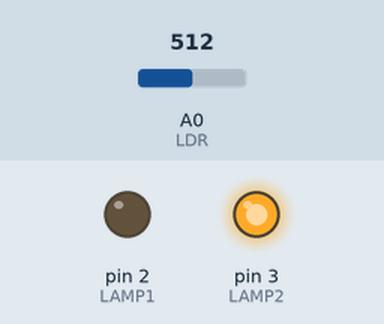
Simulated run of this sketch. Board: Arduino Uno, built with avr-gcc and run on an emulated ATmega328P. Parts: output pins drawn as LEDs (lit = HIGH). The test bench sets the inputs (shaded band); at power-on: A0 (LDR) = 512.

Above: at 1.2 s.
1.3 s: A0 (LDR) set to 635
2.8 s: A0 (LDR) set to 662
At 3.3 s:
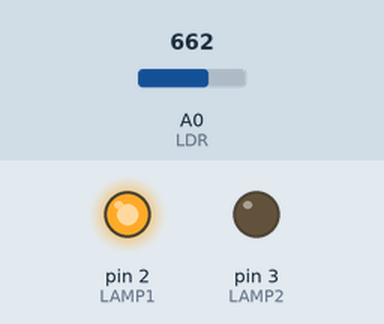
4.3 s: A0 (LDR) set to 640
At 5.5 s:
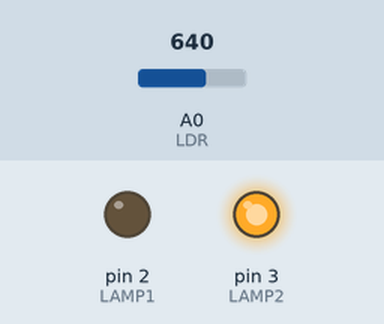
5.8 s: A0 (LDR) set to 660
At 6.8 s:
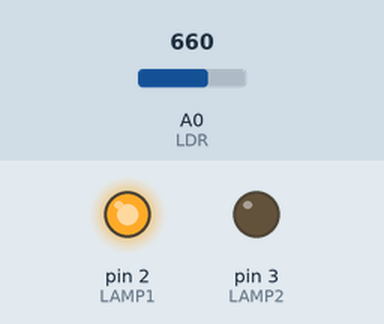
Timing chart, 0 to 8.3 s (numbered marks = the images above; inputs shaded):
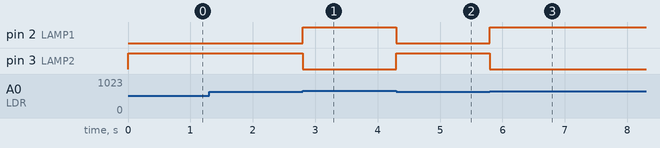

The sketch:

LDR_+_relay.ino
```cpp
#define LDR A0
#define LAMP1 2
#define LAMP2 3

/*
  Behavior,
  If the value is HIGH, the light in the room should be darker.
  Otherwise, the light in the room should be lighter.
*/


void setup(){
  pinMode(LAMP1,OUTPUT);
  pinMode(LAMP2,OUTPUT);
  Serial.begin(9600);
}

void loop() {
  unsigned int AnalogValue;
  AnalogValue = analogRead(LDR);

  if (AnalogValue >= 650) {
    // Serial.println("Tokony mirehitra ilay jiro");
    digitalWrite(LAMP1,HIGH);
    digitalWrite(LAMP2,LOW);
    // delay(1000);
  } else {
    // Serial.println("Tokony ho faty ilay jiro");
    digitalWrite(LAMP1,LOW);
    digitalWrite(LAMP2,HIGH);
    // delay(1000);
  }
}
```

Measured:
- the behaviour switches between 649 and 650 on A0 (LDR) (found by bisection; images 0 and 1)
- after the input at 1.3 s, every drawn part: stays the same
- after the input at 2.8 s, pin 2 (LAMP1): LOW → HIGH at once; pin 3 (LAMP2): HIGH → LOW at once
- after the input at 4.3 s, pin 2 (LAMP1): HIGH → LOW at once; pin 3 (LAMP2): LOW → HIGH at once
- after the input at 5.8 s, pin 2 (LAMP1): LOW → HIGH at once; pin 3 (LAMP2): HIGH → LOW at once
